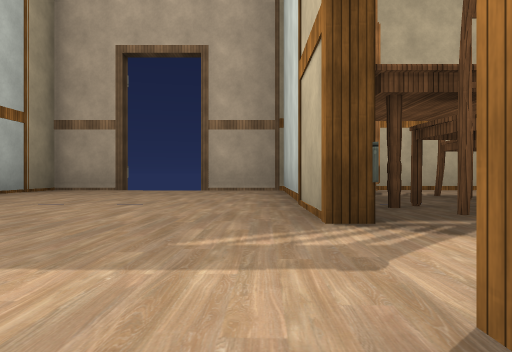
view 1 (above)

16 first-person views from a walk through a scene from a Unity 3-D project. The camera is 0.24 m above the floor, looks level and sees 70° across. The floor is counted in squares, 1 m on a side. Each view is taken from the middle of a square. On the plan, view 1 faces up. The plan holds only what a view shows up to about 9 squares ahead; the rest is blank. The player character is not drawn. Door leaves are left out, so doorways stand open. Some surface patterns are stand-ins.

view 2
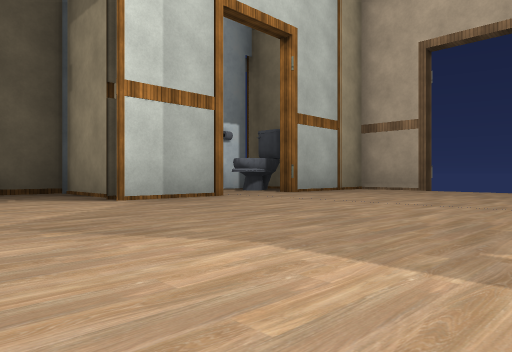

view 3
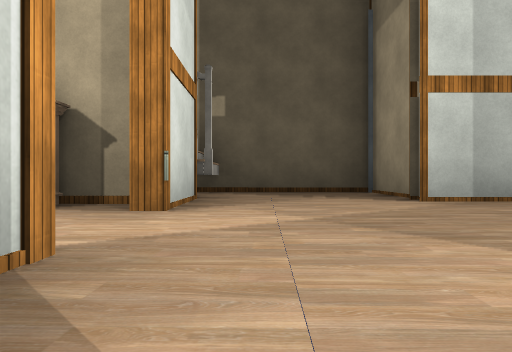

view 4
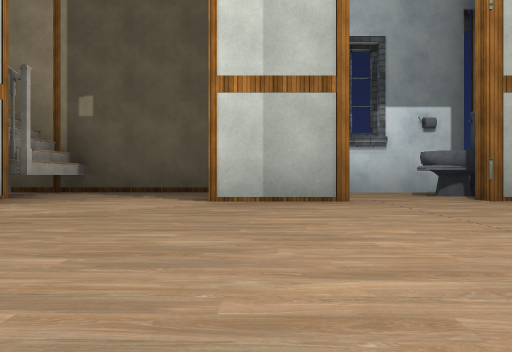

view 5
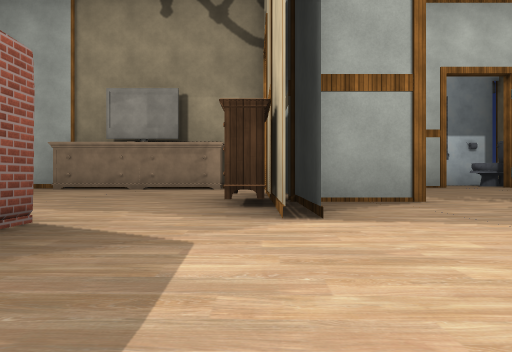

view 6
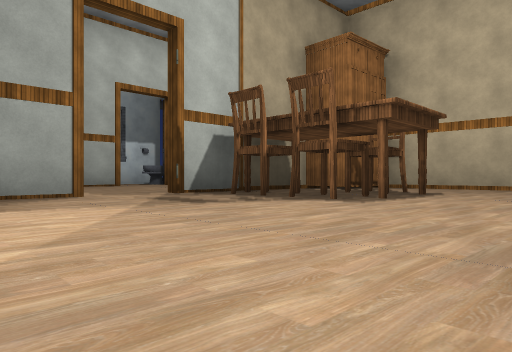

view 7
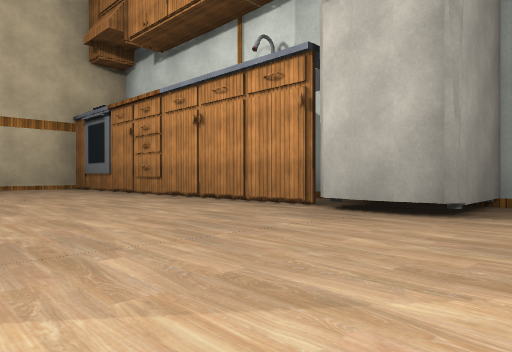

view 8
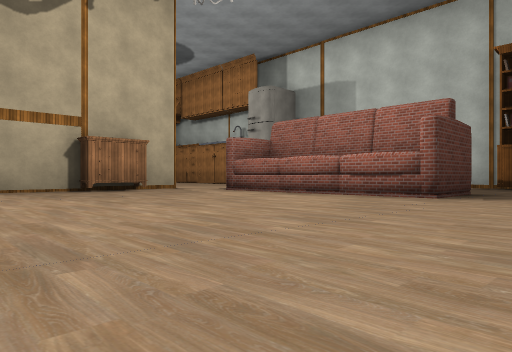

view 9
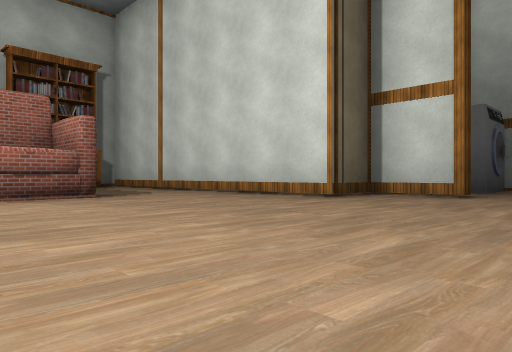

view 10
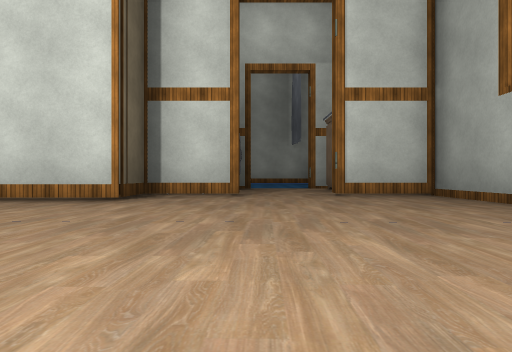

view 11
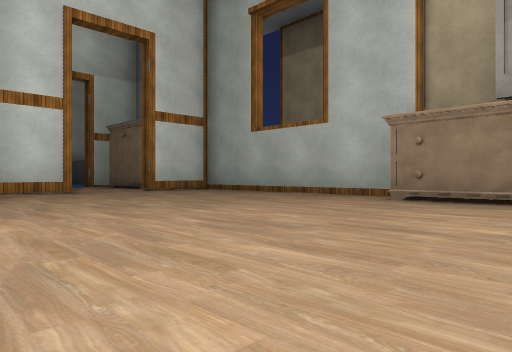

view 12
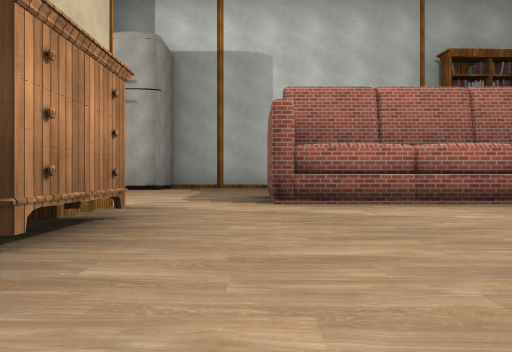

view 13
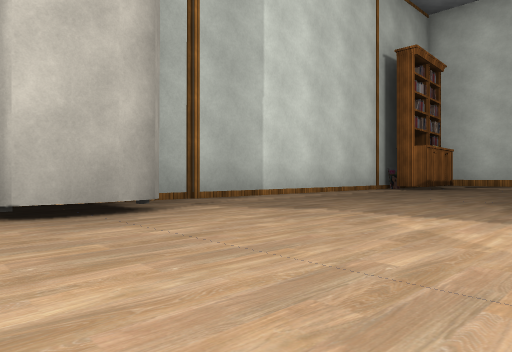

view 14
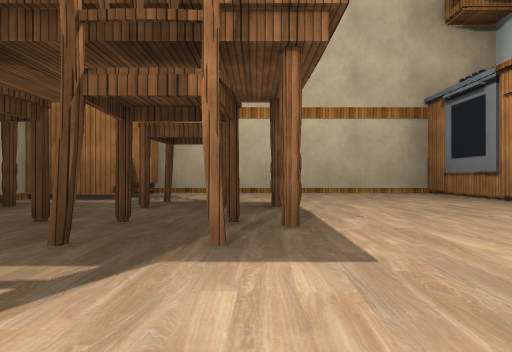

view 15
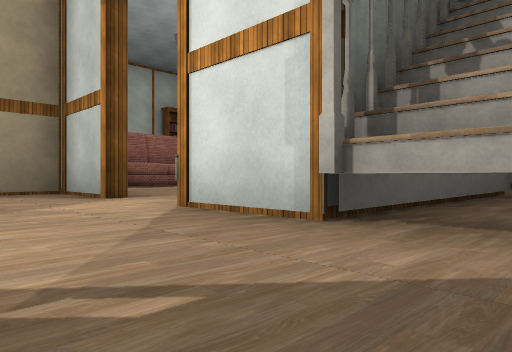

view 16
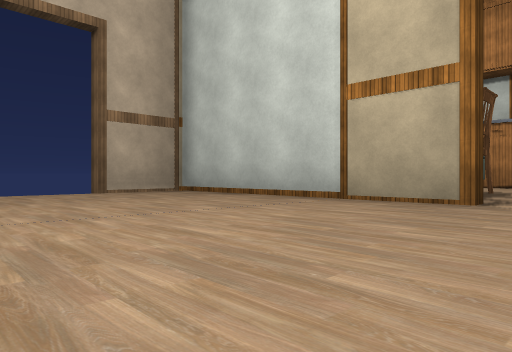

### Floor plan
Key: @ floor where view 1 was taken; # wall or solid block; . floor; D open door; C cabinet; H chair; T table; I toilet; F fridge; B bookshelf; M machine; S sink; O other object.
Columns run from 6 left of view 1 to 7 right of it. Each row starts with its distance up from view 1.
  6   ##DD#######
  5  ##....C...O#
  4  IID...#H..C#
  3  #DD...#.T..#
  2 ###....DHH.O#
  1 #.....DD....#
  0 #.....@#...FF
 -1 ####D##T.....#
 -2   ##........##
 -3   #O....OO..#
 -4   #O....OO..#
 -5   ##....OO..#
 -6    #...... B#
 -7    #........#
 -8    #.D.######
 -9    #SD##
-10    SSM#
-11    #SD#

Positions as (right, up) in squares from view 1, and headings:
1: (0, 0), facing up
2: (0, 0), facing up-left
3: (0, 0), facing left
4: (0, 2), facing left
5: (4, -1), facing left
6: (5, -1), facing up-left
7: (3, -1), facing up-right
8: (-2, -7), facing up-right
9: (-2, -4), facing down-right
10: (-1, -4), facing down
11: (1, -3), facing down-left
12: (-1, -2), facing right
13: (3, 1), facing down-right
14: (3, 1), facing up
15: (-5, 1), facing down-right
16: (-3, 1), facing up-right
